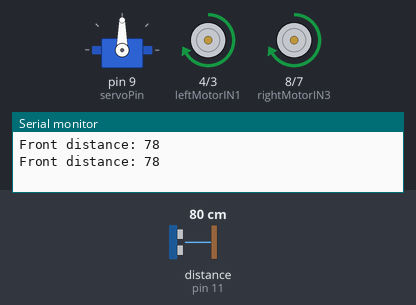
Bench run of a sketch on a simulated Arduino Uno, built with avr-gcc and run on an emulated ATmega328P. Shown: servo, motor-driver pin pairs drawn as motors (green arrow = first pin HIGH = forward, orange = second pin HIGH = backward, longer = more drive, scaled by the enable pin), the last lines printed to the serial monitor. Wiring (inferred from the names in the program): ultrasonic range finder: trigger pin 10; echo pin 11. Inputs (shaded band) come from the test bench; at power-on: distance to the obstacle (sensor on pin 11) 80 cm. The echo pulse lasts 58.3 µs per cm; random numbers use the default seed unless the sketch sets one.

Above: at 6.5 s.
6.6 s: distance to the obstacle (sensor on pin 11) set to 23 cm
At 7.7 s:
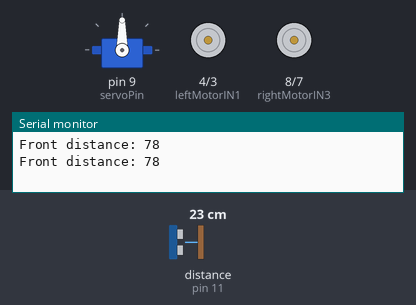
13.4 s: distance to the obstacle (sensor on pin 11) set to 18 cm
At 15.8 s:
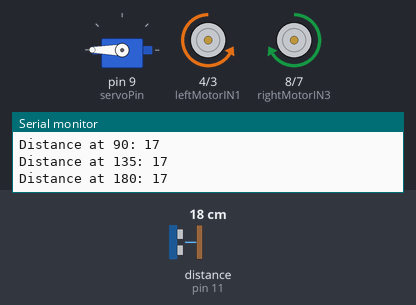
At 17.1 s:
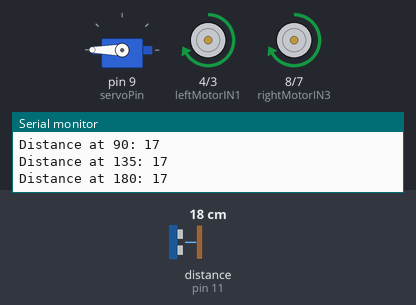
17.3 s: distance to the obstacle (sensor on pin 11) set to 2 cm
21.7 s: distance to the obstacle (sensor on pin 11) set to 4 cm
25.6 s: distance to the obstacle (sensor on pin 11) set to 35 cm
Timing chart, 0 to 30.5 s (numbered marks = the images above; inputs shaded):
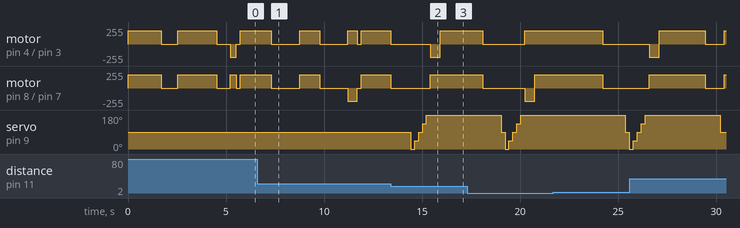

Measured:
- the behaviour switches between 21 and 20 cm on distance to the obstacle (sensor on pin 11) (found by bisection; images 1 and 2)
- after the input at 13.4 s, servo on pin 9 (servoPin): 90° → 0° after 1.0 s, → 45° 0.20 s later, → 90° 0.20 s later, → 135° 0.20 s later, … (5 changes in this stretch)

The sketch:

Kids_robot.ino
```cpp
#include <Servo.h>

// Pin definitions
const int servoPin = 9;       // Servo for sweeping ultrasonic
const int trigPin = 10;       // Ultrasonic trigger
const int echoPin = 11;       // Ultrasonic echo

// L298N motor pins
const int leftMotorEN = 5;    // Enable left motor (PWM for speed)
const int leftMotorIN1 = 4;   // Left motor forward
const int leftMotorIN2 = 3;   // Left motor backward
const int rightMotorEN = 6;   // Enable right motor (PWM)
const int rightMotorIN3 = 8;  // Right motor forward
const int rightMotorIN4 = 7;  // Right motor backward

// Constants
const int obstacleDistance = 20;  // Avoid if closer than 20cm
const int sweepSteps = 5;         // Number of sweep positions (e.g., 0°, 45°, 90°, 135°, 180°)
const int motorSpeed = 200;       // PWM speed (0-255); adjust for your motors
const int burstTimeMin = 500;     // Min time for a movement burst (ms)
const int burstTimeMax = 2000;    // Max time for a movement burst (ms)
const int stopTimeMin = 500;      // Min stop time (ms)
const int stopTimeMax = 1500;     // Max stop time (ms)

Servo servo;
int positions[sweepSteps] = {0, 45, 90, 135, 180};  // Sweep angles

void setup() {
  // Initialize serial for debugging (optional)
  Serial.begin(9600);

  // Servo setup
  servo.attach(servoPin);
  servo.write(90);  // Start at center

  // Ultrasonic pins
  pinMode(trigPin, OUTPUT);
  pinMode(echoPin, INPUT);

  // Motor pins
  pinMode(leftMotorEN, OUTPUT);
  pinMode(leftMotorIN1, OUTPUT);
  pinMode(leftMotorIN2, OUTPUT);
  pinMode(rightMotorEN, OUTPUT);
  pinMode(rightMotorIN3, OUTPUT);
  pinMode(rightMotorIN4, OUTPUT);

  // Stop motors initially
  stopMotors();

  randomSeed(analogRead(0));  // Seed random for unpredictable behavior
}

void loop() {
  // Abrupt scurry: Move forward in a burst, then stop randomly
  forward(random(burstTimeMin, burstTimeMax));
  stopMotors();
  delay(random(stopTimeMin, stopTimeMax));

  // Occasionally add a random turn for cockroach erraticness (20% chance)
  if (random(100) < 20) {
    int turnDirection = random(2);  // 0 left, 1 right
    if (turnDirection == 0) {
      turnLeft(random(300, 800));  // Short turn burst
    } else {
      turnRight(random(300, 800));
    }
  }

  // Check for obstacles and avoid if needed
  if (detectObstacle()) {
    avoidObstacle();
  }
}

// Function to move forward for a duration
void forward(int duration) {
  digitalWrite(leftMotorIN1, HIGH);
  digitalWrite(leftMotorIN2, LOW);
  analogWrite(leftMotorEN, motorSpeed);

  digitalWrite(rightMotorIN3, HIGH);
  digitalWrite(rightMotorIN4, LOW);
  analogWrite(rightMotorEN, motorSpeed);

  delay(duration);
  stopMotors();
}

// Function to turn left for a duration
void turnLeft(int duration) {
  digitalWrite(leftMotorIN1, LOW);
  digitalWrite(leftMotorIN2, HIGH);
  analogWrite(leftMotorEN, motorSpeed);

  digitalWrite(rightMotorIN3, HIGH);
  digitalWrite(rightMotorIN4, LOW);
  analogWrite(rightMotorEN, motorSpeed);

  delay(duration);
  stopMotors();
}

// Function to turn right for a duration
void turnRight(int duration) {
  digitalWrite(leftMotorIN1, HIGH);
  digitalWrite(leftMotorIN2, LOW);
  analogWrite(leftMotorEN, motorSpeed);

  digitalWrite(rightMotorIN3, LOW);
  digitalWrite(rightMotorIN4, HIGH);
  analogWrite(rightMotorEN, motorSpeed);

  delay(duration);
  stopMotors();
}

// Function to stop both motors
void stopMotors() {
  analogWrite(leftMotorEN, 0);
  analogWrite(rightMotorEN, 0);
}

// Function to get distance from ultrasonic
long getDistance() {
  digitalWrite(trigPin, LOW);
  delayMicroseconds(2);
  digitalWrite(trigPin, HIGH);
  delayMicroseconds(10);
  digitalWrite(trigPin, LOW);

  long duration = pulseIn(echoPin, HIGH);
  long distance = duration * 0.034 / 2;  // Speed of sound formula
  return distance;
}

// Function to detect if there's an obstacle in front (at 90°)
bool detectObstacle() {
  servo.write(90);  // Face forward
  delay(200);       // Wait for servo to move
  long dist = getDistance();
  Serial.print("Front distance: ");
  Serial.println(dist);
  return (dist < obstacleDistance && dist > 0);  // Ignore 0 (no echo)
}

// Function to avoid obstacle: Sweep, find clearest path, turn abruptly
void avoidObstacle() {
  stopMotors();
  int clearestDirection = 90;  // Default forward
  long maxDist = 0;

  for (int i = 0; i < sweepSteps; i++) {
    servo.write(positions[i]);
    delay(200);  // Servo settle time
    long dist = getDistance();
    Serial.print("Distance at ");
    Serial.print(positions[i]);
    Serial.print(": ");
    Serial.println(dist);

    if (dist > maxDist) {
      maxDist = dist;
      clearestDirection = positions[i];
    }
  }

  // Turn abruptly toward clearest direction
  if (clearestDirection < 90) {
    turnLeft(500);  // Turn left abruptly
  } else if (clearestDirection > 90) {
    turnRight(500);  // Turn right abruptly
  }
  // Then resume forward burst
  forward(random(burstTimeMin, burstTimeMax));
}
```
